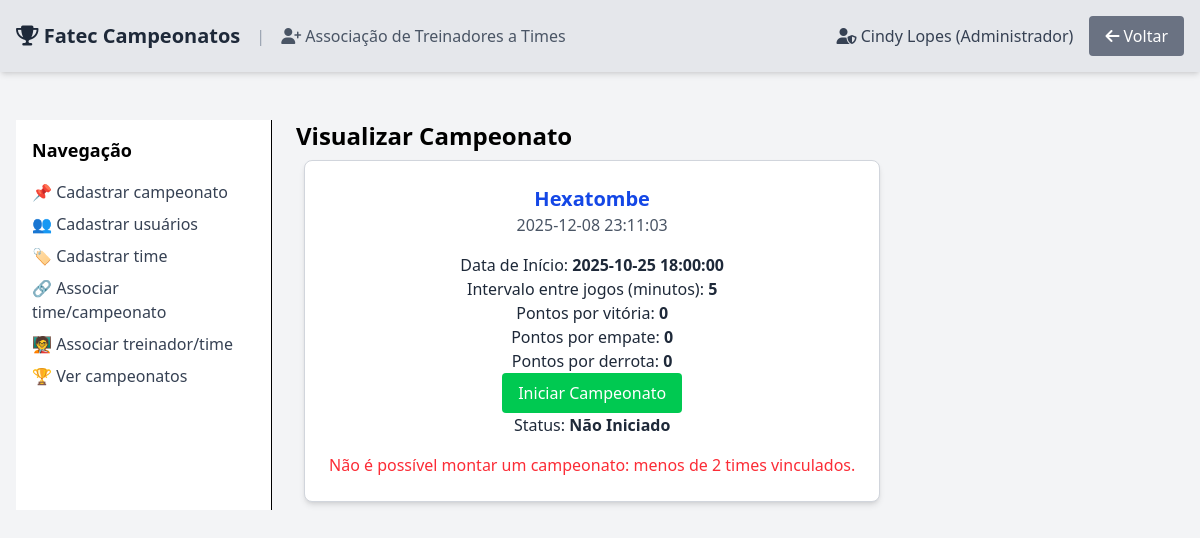
/viewChampionship.php?id=1 (signed in), run on the app's committed database.
### tables this page shows
CREATE TABLE `tbl_campeonatos` (
  `id_campeonato` int(11) NOT NULL,
  `titulo` varchar(100) NOT NULL,
  `data_inicio` datetime NOT NULL,
  `intervalo_minutos` int(11) NOT NULL DEFAULT 1440,
  `iniciado` tinyint(4) NOT NULL DEFAULT 0,
  `pontos_vitoria` int(11) DEFAULT 3,
  `pontos_empate` int(11) DEFAULT 1,
  `pontos_derrota` int(11) DEFAULT 0,
  `criado_em` timestamp NOT NULL DEFAULT current_timestamp()
);

### viewChampionship.php (the view, shortened to what this page needs)
<?php
include 'conecta.php';
$id = $_GET['id'];
$SelectCampeonato = "SELECT * FROM tbl_campeonatos where id_campeonato = $id";
$resultCampeonato = mysqli_query($connection, $SelectCampeonato);
if (isset($_COOKIE['credentials'])) {
    if ($_COOKIE['credentials'] != false) {
        $credentials = json_decode($_COOKIE['credentials'], true);
    } else {
        header("Location: MenuPrincipal.php");
    }
}
?>
<!DOCTYPE html>
<html lang="pt-br">
<head>
    <script src="https://cdn.jsdelivr.net/npm/@tailwindcss/browser@4"></script>
</head>
<body class="bg-gray-100 min-h-screen">
    <nav class="flex flex-row justify-between items-center p-4 bg-gray-200 shadow-md mb-8">
        <div class="flex items-center gap-4">
            <a href="MenuPrincipal.php" class="text-xl font-bold text-gray-800 hover:text-blue-500 transition">
                <i class="fas fa-trophy"></i> Fatec Campeonatos
            </a>
            <span class="text-gray-400">|</span>
            <span class="text-gray-600">
                <i class="fas fa-user-plus"></i> Associação de Treinadores a Times
            </span>
        </div>
        <div class="flex flex-row items-center space-x-4">
            <?php if (isset($credentials)): ?>
                <h3 class="text-gray-700">
                    <i class="fas fa-user-shield"></i> <?php echo htmlspecialchars($credentials['name'], ENT_QUOTES, 'UTF-8'); ?> (Administrador)
                </h3>
            <?php endif; ?>
            <a href="MenuPrincipal.php" class="bg-gray-500 text-white py-2 px-4 rounded hover:bg-gray-600 transition">
                <i class="fas fa-arrow-left"></i> Voltar
            </a>
        </div>
    </nav>
    <div class="flex gap-6 p-4">
        <aside class="w-64 bg-white border-r p-4">
            <h3 class="text-lg font-semibold mb-4">Navegação</h3>
            <nav class="space-y-2">
                <a href="registerChampionship.php" class="block text-gray-700 hover:text-blue-600">📌 Cadastrar campeonato</a>
                <a href="register.php" class="block text-gray-700 hover:text-blue-600">👥 Cadastrar usuários</a>
                <a href="registerTeam.php" class="block text-gray-700 hover:text-blue-600">🏷️ Cadastrar time</a>
                <a href="associateTeamChampionship.php" class="block text-gray-700 hover:text-blue-600">🔗 Associar time/campeonato</a>
                <a href="associateTrainerTeam.php" class="block text-gray-700 hover:text-blue-600">🧑‍🏫 Associar treinador/time</a>
                <a href="manageChampionships.php" class="block text-gray-700 hover:text-blue-600">🏆 Ver campeonatos</a>
            </nav>
        </aside>
        <div>
            <h1 class="text-2xl font-bold">Visualizar Campeonato</h1>
            <?php
            foreach ($resultCampeonato as $row) {
                echo "<div class='bg-white border border-gray-300 rounded-lg shadow-md p-6 m-2 flex flex-col items-center justify-center'>";
                echo "<h2 class='text-xl font-bold text-blue-700'>" . htmlspecialchars($row['titulo'], ENT_QUOTES, 'UTF-8') . "</h2>";
                echo "<p class='text-gray-600'>" . htmlspecialchars($row['criado_em'], ENT_QUOTES, 'UTF-8') . "</p>";
                echo "<p class='text-gray-800 mt-4'>Data de Início: <span class='font-semibold'>" . htmlspecialchars($row['data_inicio'], ENT_QUOTES, 'UTF-8') . "</span></p>";
                echo "<p class='text-gray-800'>Intervalo entre jogos (minutos): <span class='font-semibold'>" . htmlspecialchars($row['intervalo_minutos'], ENT_QUOTES, 'UTF-8') . "</span></p>";
                echo "<p class='text-gray-800'>Pontos por vitória: <span class='font-semibold'>" . htmlspecialchars($row['pontos_vitoria'], ENT_QUOTES, 'UTF-8') . "</span></p>";
                echo "<p class='text-gray-800'>Pontos por empate: <span class='font-semibold'>" . htmlspecialchars($row['pontos_empate'], ENT_QUOTES, 'UTF-8') . "</span></p>";
                echo "<p class='text-gray-800'>Pontos por derrota: <span class='font-semibold'>" . htmlspecialchars($row['pontos_derrota'], ENT_QUOTES  , 'UTF-8') . "</span></p>";
                echo "<button class='bg-green-500 text-white py-2 px-4 rounded'>Iniciar Campeonato</button>";
                echo "<p class='text-gray-800 cursor-pointer'>Status: <span class='font-semibold'>" . ($row['iniciado'] ? 'Iniciado' : 'Não Iniciado') . "</span></p>";
                $times = [];
                if (count($times) < 2) {
                    echo "<p class='text-red-500 mt-4'>Não é possível montar um campeonato: menos de 2 times vinculados.</p>";
                }
                echo "</div>";
            }
            ?>
        </div>
    </div>
</body>
</html>

### data on the page
tbl_campeonatos: titulo "Hexatombe", criado_em "2025-12-08 23:11:03", data_inicio "2025-10-25 18:00:00", intervalo_minutos "5", pontos_vitoria "0", pontos_empate "0", pontos_derrota "0", iniciado "Não Iniciado"

### other printed values
$credentials['name'] "Cindy Lopes"
